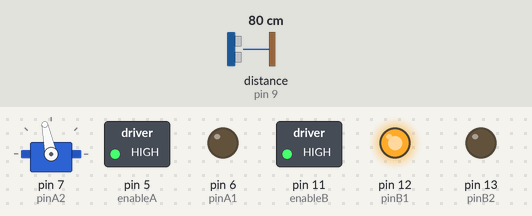
Bench run of a sketch on a simulated Arduino Uno, built with avr-gcc and run on an emulated ATmega328P. On the bench: servo, switched loads named in the sketch (green lamp = pin HIGH), output pins drawn as LEDs (lit = HIGH). Wiring (inferred from the names in the program): ultrasonic range finder: trigger pin 8; echo pin 9. Dashed ring = blinking. The inputs (shaded band) are chosen by the test bench; at power-on: distance to the obstacle (sensor on pin 9) 80 cm. The echo pulse lasts 58.3 µs per cm; pins used as bus, display or sensor lines are not drawn.

Above: at 1.02 s.
1.3 s: distance to the obstacle (sensor on pin 9) set to 18 cm
4.3 s: distance to the obstacle (sensor on pin 9) set to 15 cm
At 4.8 s:
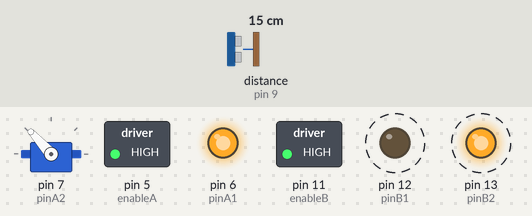
7.3 s: distance to the obstacle (sensor on pin 9) set to 250 cm
At 7.67 s:
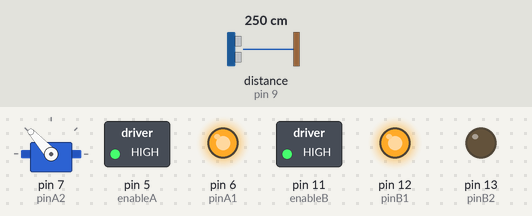
10.3 s: distance to the obstacle (sensor on pin 9) set to 2 cm
At 10.7 s:
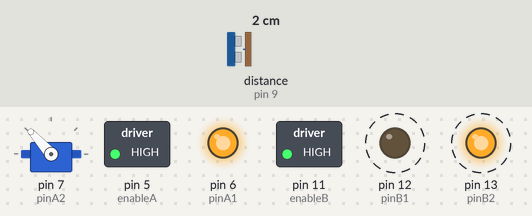
13.3 s: distance to the obstacle (sensor on pin 9) set to 35 cm
At 13.91 s:
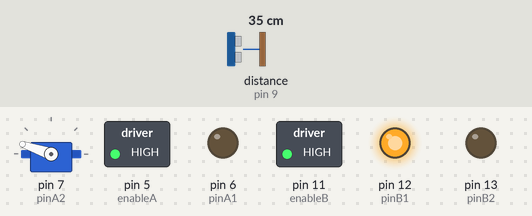
16.3 s: distance to the obstacle (sensor on pin 9) set to 4 cm
At 16.7 s:
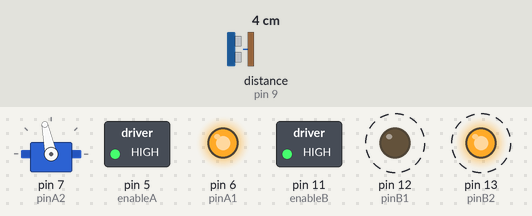
Timing chart, 0 to 20.3 s (numbered marks = the images above; inputs shaded):
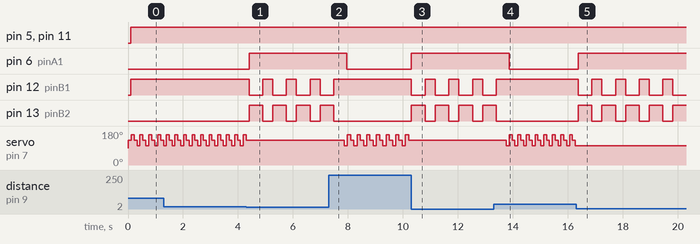

The sketch:

ard.ino
```cpp
#include <Servo.h>
Servo myservo;
//PWM for motorA
int enableA = 5; //black
int pinA1 = 6; //white
int pinA2 = 7; //ash

int servposnum = 0;
int servpos = 0;

//PWM for motorB
int enableB = 11; //green
int pinB1 = 12; //purple
int pinB2 = 13; //blue

//Ultrasonic Signals
#define trigPin 8
#define echoPin 9

void setup() {
  // put your setup code here, to run once:
  pinMode (enableA, OUTPUT);
   pinMode (pinA1, OUTPUT);
   pinMode (pinA2, OUTPUT);

   pinMode (enableB, OUTPUT);
   pinMode (pinB1, OUTPUT);
   pinMode (pinB2, OUTPUT);

   //configure pin modes for the ultrasonci se3nsor
   pinMode(trigPin, OUTPUT);
   pinMode(echoPin, INPUT);

   //Servo pins
   myservo.attach(7);
}


void loop() {
  // put your main code here, to run repeatedly:
car();
     avoid();

}

//Defining functions so it's more easy
//motor functions
void motorAbackward() {
 digitalWrite (pinA1, HIGH);
 digitalWrite (pinA2, LOW);
}
void motorBbackward() {
 digitalWrite (pinB1, LOW);
 digitalWrite (pinB2, HIGH);
}
void motorAforward() {
 digitalWrite (pinA1, LOW);
 digitalWrite (pinA2, HIGH);
}
void motorBforward() {
 digitalWrite (pinB1, HIGH);
 digitalWrite (pinB2, LOW);
}
void motorAstop() {
 digitalWrite (pinA1, HIGH);
 digitalWrite (pinA2, HIGH);
}
void motorBstop() {
 digitalWrite (pinB1, HIGH);
 digitalWrite (pinB2, HIGH);
}
void motorAcoast() {
 digitalWrite (pinA1, LOW);
 digitalWrite (pinA2, LOW);
}
void motorBcoast() {
 digitalWrite (pinB1, LOW);
 digitalWrite (pinB2, LOW);
}
void motorAon() {
 digitalWrite (enableA, HIGH);
}
void motorBon() {
 digitalWrite (enableB, HIGH);
}
void motorAoff() {
 digitalWrite (enableA, LOW);
}
void motorBoff() {
 digitalWrite (enableB, LOW);
}
// Movement functions
void forward (int duration) {
 motorAforward();
 motorBforward();
 delay (duration);
}
void backward (int duration) {
 motorAbackward();
 motorBbackward();
 delay (duration);
}
void right (int duration) {
 motorAbackward();
 motorBforward();
 delay (duration);
}
void left (int duration) {
 motorAforward();
 motorBbackward();
 delay (duration);
}
void coast (int duration) {
 motorAcoast();
 motorBcoast();
 delay (duration);
}
void breakRobot (int duration) {
 motorAstop();
 motorBstop();
 delay (duration);
}
void disableMotors() {
 motorAoff();
 motorBoff();
}
void enableMotors() {
 motorAon();
 motorBon();
}

int distance() {
  int duration, distance;
  digitalWrite(trigPin, HIGH);
  delayMicroseconds(1000);
  digitalWrite(trigPin, LOW);
  duration = pulseIn(echoPin, HIGH);
  distance = (duration/2) / 29.1;
  return distance;
}


void car() {
int distance_0;
distance_0 = distance();
  while(distance_0 > 15)
  {

     if(servposnum == 0)
     {
      myservo.writeMicroseconds (1900);
      servposnum = 1;
      delay(100);
     }
     else if(servposnum == 1)
     {
      myservo.writeMicroseconds (2200);
      servposnum = 2;
     delay(100);
     }
     else if(servposnum  == 2)
     {
      myservo.writeMicroseconds (1900);
      servposnum = 3;
      delay(100);
     }
     else if(servposnum == 3)
     {
      myservo.writeMicroseconds (1600);
      servposnum = 1;
      delay(100);
     }
     motorAon();
     motorBon();
     forward(1);
     distance_0 = distance();


  }
  breakRobot(0);

}
void avoid()
{
    backward(500);
    right(360);
}
```

Measured:
- the behaviour switches between 17 and 16 cm on distance to the obstacle (sensor on pin 9) (found by bisection; images 0 and 1)
- after the input at 4.3 s, pin 6 (pinA1): LOW → HIGH after 0.10 s; pin 12 (pinB1): alternates HIGH for 0.36 s and LOW for 0.50 s, starting after 0.10 s; pin 13 (pinB2): alternates HIGH for 0.50 s and LOW for 0.36 s, starting after 0.10 s; servo on pin 7 (pinA2): stops changing and stays 132°
- after the input at 7.3 s, pin 6 (pinA1): HIGH → LOW after 0.67 s; pin 12 (pinB1): goes on until 7.5 s, then stays HIGH; pin 13 (pinB2): goes on until 7.5 s, then stays LOW; servo on pin 7 (pinA2): 132° → 102° after 0.57 s, then repeats every 0.35 s: 161° 0.12 s, 132° 0.12 s, 102° 0.12 s
- after the input at 10.3 s, pin 6 (pinA1): LOW → HIGH at once; pin 12 (pinB1): alternates HIGH for 0.36 s and LOW for 0.50 s, starting at once; pin 13 (pinB2): alternates HIGH for 0.50 s and LOW for 0.36 s, starting at once; servo on pin 7 (pinA2): stops changing and stays 132°
- after the input at 13.3 s, pin 6 (pinA1): HIGH → LOW after 0.56 s; pin 12 (pinB1): goes on until 13.4 s, then stays HIGH; pin 13 (pinB2): goes on until 13.4 s, then stays LOW; servo on pin 7 (pinA2): 132° → 102° after 0.46 s, then repeats every 0.31 s: 161° 0.10 s, 132° 0.10 s, 102° 0.10 s
- after the input at 16.3 s, pin 6 (pinA1): LOW → HIGH after 0.08 s; pin 12 (pinB1): alternates HIGH for 0.36 s and LOW for 0.50 s, starting after 0.08 s; pin 13 (pinB2): alternates HIGH for 0.50 s and LOW for 0.36 s, starting after 0.08 s; servo on pin 7 (pinA2): stops changing and stays 102°
- by itself, servo on pin 7 (pinA2): repeats every 0.31 s: 132° 0.10 s, 102° 0.10 s, 161° 0.10 s
